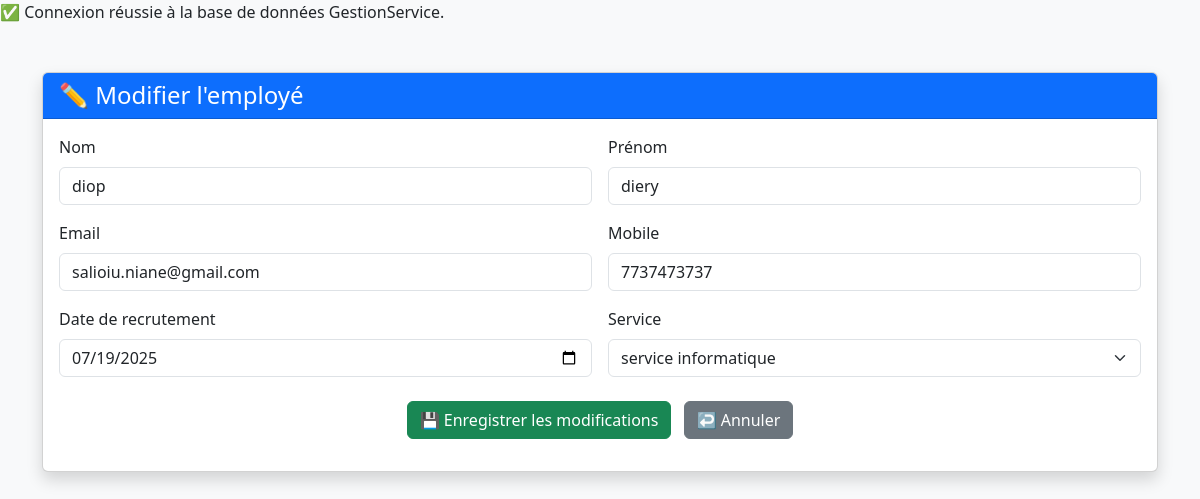
/interface/modifier.php?id=43, run on the app's committed database.
### tables this page shows
CREATE TABLE `personnel` (
  `numero` int(11) NOT NULL,
  `nom` varchar(50) NOT NULL,
  `prenom` varchar(50) NOT NULL,
  `adresse` varchar(200) DEFAULT NULL,
  `email` varchar(100) DEFAULT NULL,
  `num_mobile` varchar(20) DEFAULT NULL,
  `date_recrutement` date NOT NULL,
  `numero_service` int(11) DEFAULT NULL
);

CREATE TABLE `service` (
  `numero_service` int(11) NOT NULL,
  `nom_service` varchar(100) NOT NULL,
  `nombre_employe` int(11) DEFAULT 0
);

### interface/modifier.php (the view, shortened to what this page needs)
<?php
include 'connexion.php';
$id = $_GET['id'] ?? null;
if ($id) {
    $sql = "SELECT * FROM personnel WHERE numero = ?";
    $stmt = $pdo->prepare($sql);
    $stmt->execute([$id]);
    $employe = $stmt->fetch(PDO::FETCH_ASSOC);
    $sqlServices = "SELECT * FROM service";
    $stmtServices = $pdo->query($sqlServices);
    $services = $stmtServices->fetchAll(PDO::FETCH_ASSOC);
}
?>
<!DOCTYPE html>
<html lang="fr">
<head>
    <link href="https://cdn.jsdelivr.net/npm/bootstrap@5.3.3/dist/css/bootstrap.min.css" rel="stylesheet">
</head>
<body class="bg-light">
<div class="container mt-5">
    <?php if (isset($employe) && $employe): ?>
        <div class="card shadow">
            <div class="card-header bg-primary text-white">
                <h4 class="mb-0">✏️ Modifier l'employé</h4>
            </div>
            <div class="card-body">
                <form action="traitement_modifier.php" method="POST" class="row g-3">
                    <div class="col-md-6">
                        <label class="form-label">Nom</label>
                        <input type="text" name="nom" class="form-control" value="<?= htmlspecialchars($employe['nom']) ?>" required>
                    </div>
                    <div class="col-md-6">
                        <label class="form-label">Prénom</label>
                        <input type="text" name="prenom" class="form-control" value="<?= htmlspecialchars($employe['prenom']) ?>" required>
                    </div>
                    <div class="col-md-6">
                        <label class="form-label">Email</label>
                        <input type="email" name="email" class="form-control" value="<?= htmlspecialchars($employe['email']) ?>" required>
                    </div>
                    <div class="col-md-6">
                        <label class="form-label">Mobile</label>
                        <input type="text" name="num_mobile" class="form-control" value="<?= htmlspecialchars($employe['num_mobile']) ?>" required>
                    </div>
                    <div class="col-md-6">
                        <label class="form-label">Date de recrutement</label>
                        <input type="date" name="date_recrutement" class="form-control" value="<?= htmlspecialchars($employe['date_recrutement']) ?>" required>
                    </div>
                    <div class="col-md-6">
                        <label class="form-label">Service</label>
                        <select name="numero_service" class="form-select">
                            <?php foreach ($services as $service): ?>
                                <option value="<?= $service['numero_service'] ?>" <?= ($service['numero_service'] == $employe['numero_service']) ? 'selected' : '' ?>>
                                    <?= htmlspecialchars($service['nom_service']) ?>
                                </option>
                            <?php endforeach; ?>
                        </select>
                    </div>
                    <div class="col-12 text-center mt-4">
                        <button type="submit" class="btn btn-success">💾 Enregistrer les modifications</button>
                        <a href="index.php" class="btn btn-secondary ms-2">↩️ Annuler</a>
                    </div>
                </form>
            </div>
        </div>
    <?php endif; ?>
</div>
</body>
</html>

### data on the page
personnel: nom "diop", prenom "diery", email "salioiu.niane@gmail.com", num_mobile "7737473737", date_recrutement "07/19/2025", numero_service "service informatique"
